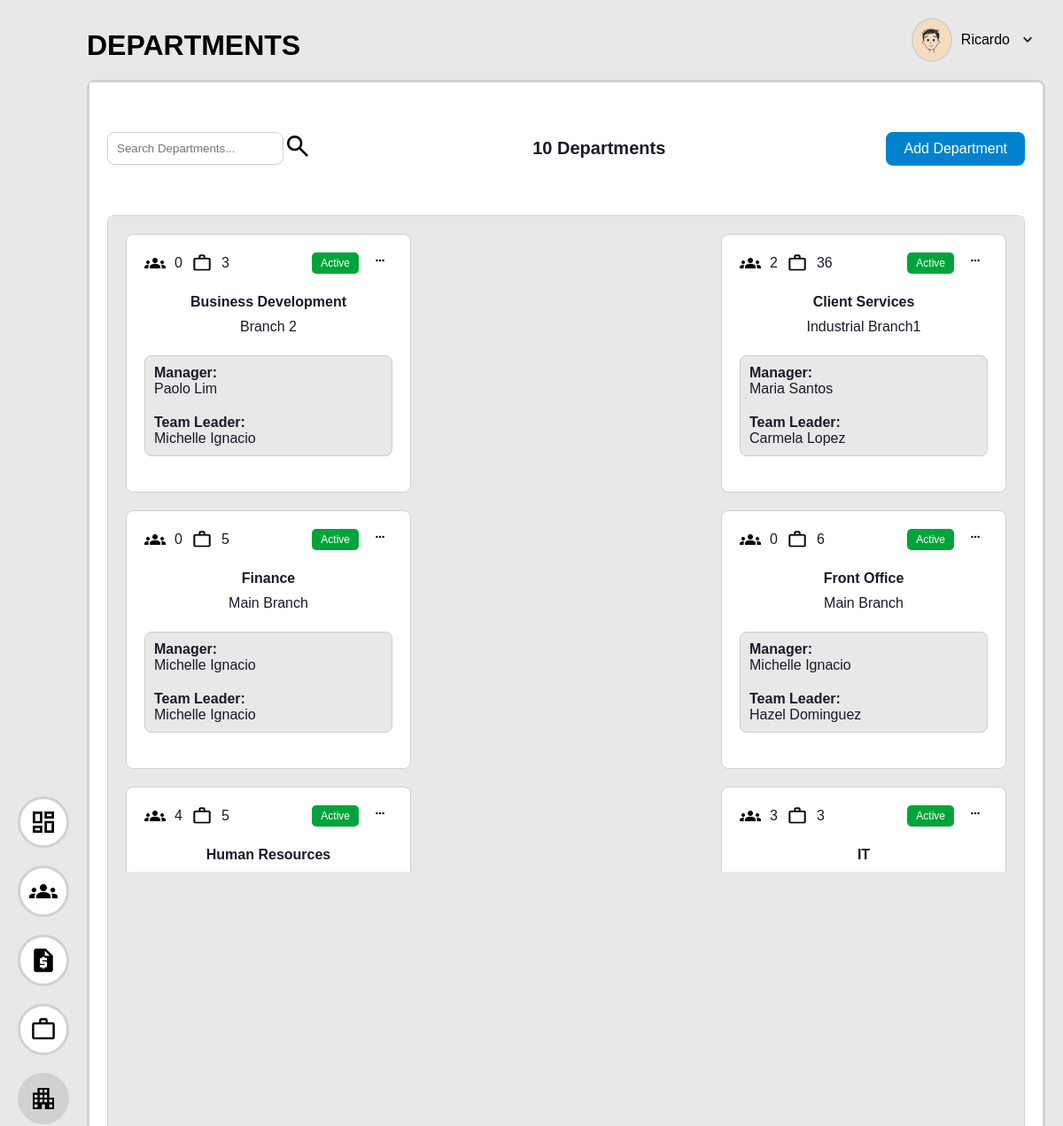
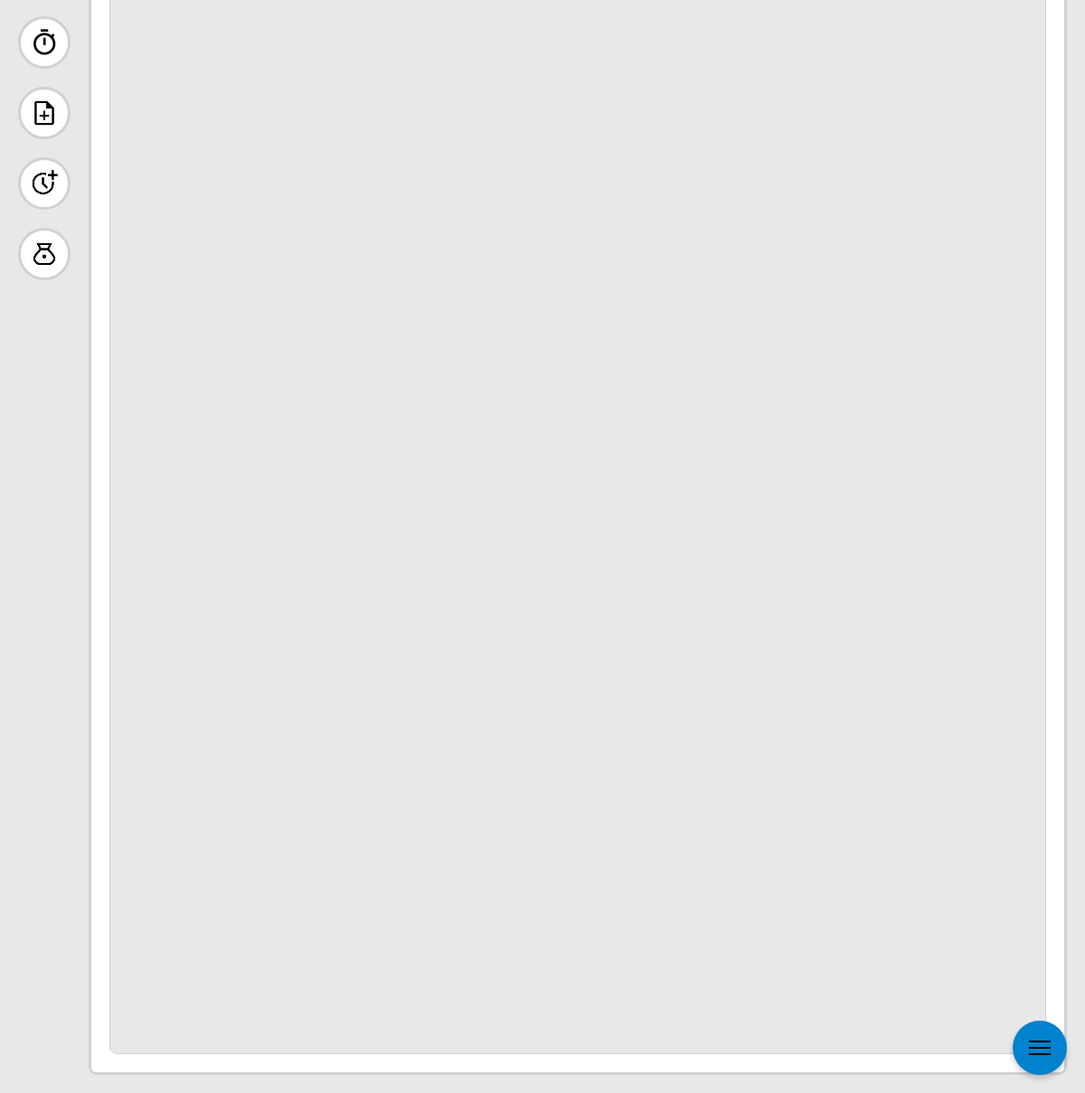
The app's page /departments.php (signed in) with its own data (2 pictures, top to bottom).
### tables this page shows
CREATE TABLE `employee` (
  `employee_id` int(11) NOT NULL,
  `user_account_id` int(11) NOT NULL,
  `first_name` varchar(255) NOT NULL,
  `last_name` varchar(255) NOT NULL,
  `middle_name` varchar(255) DEFAULT NULL,
  `mobile` varchar(20) DEFAULT NULL,
  `gender` enum('Male','Female','Other') DEFAULT NULL,
  `street` varchar(255) DEFAULT NULL,
  `barangay` varchar(100) DEFAULT NULL,
  `city` varchar(100) DEFAULT 'Iligan City',
  `province` varchar(100) DEFAULT 'Lanao del Norte',
  `status` enum('Active','Inactive','Terminated','Resigned') NOT NULL DEFAULT 'Active',
  `email` varchar(255) DEFAULT NULL,
  `dob` date DEFAULT NULL,
  `hire_date` date NOT NULL DEFAULT current_timestamp(),
  `civil_status` enum('Single','Married','Widowed','Separated') DEFAULT NULL,
  `job_id` int(11) DEFAULT NULL,
  `sss_number` varchar(20) DEFAULT NULL,
  `philhealth_number` varchar(20) DEFAULT NULL,
  `pagibig_number` varchar(20) DEFAULT NULL,
  `tin_number` varchar(20) DEFAULT NULL,
  `manager_id` int(11) DEFAULT NULL,
  `team_leader_id` int(11) DEFAULT NULL,
  `emergency_contact_name` varchar(255) DEFAULT NULL,
  `emergency_contact_number` varchar(20) DEFAULT NULL,
  `emergency_contact_relationship` varchar(100) DEFAULT NULL,
  `date_created` timestamp NOT NULL DEFAULT current_timestamp(),
  `date_modified` timestamp NOT NULL DEFAULT current_timestamp() ON UPDATE current_timestamp(),
  `setup` tinyint(1) DEFAULT 0
);

CREATE TABLE `department` (
  `department_id` int(11) NOT NULL,
  `department_name` varchar(255) NOT NULL,
  `manager_id` int(11) DEFAULT NULL,
  `team_leader_id` int(11) DEFAULT NULL,
  `branch` varchar(255) DEFAULT NULL,
  `status` enum('Active','Inactive') NOT NULL DEFAULT 'Active',
  `date_modified` timestamp NOT NULL DEFAULT current_timestamp() ON UPDATE current_timestamp(),
  `date_created` timestamp NOT NULL DEFAULT current_timestamp()
);

### departments.php (the view, shortened to what this page needs)
<?php
include 'includes/database.php';
$searchTerm = '';
try {
    if (!empty($searchTerm)) {
        $sql = "SELECT
                    d.department_id,
                    d.department_name,
                    d.branch,
                    d.status AS department_status,
                    tl.employee_id AS team_leader_id,
                    tl.first_name AS team_leader_first_name,
                    tl.last_name AS team_leader_last_name,
                    m.employee_id AS manager_id,
                    m.first_name AS manager_first_name,
                    m.last_name AS manager_last_name,
                    COUNT(CASE WHEN j.status = 'Active' THEN j.job_id END) AS active_job_count,
                    COUNT(CASE WHEN j.status = 'Active' AND e.status = 'Active' THEN e.employee_id END) AS active_employee_count
                FROM department d
                LEFT JOIN employee tl ON d.team_leader_id = tl.employee_id
                LEFT JOIN employee m ON d.manager_id = m.employee_id
                LEFT JOIN job j ON d.department_id = j.department_id
                LEFT JOIN employee e ON j.job_id = e.job_id
                WHERE
                    d.department_name LIKE :search
                    OR d.branch LIKE :search
                    OR d.status LIKE :search
                    OR tl.first_name LIKE :search
                    OR tl.last_name LIKE :search
                    OR m.first_name LIKE :search
                    OR m.last_name LIKE :search
                    OR j.job_name LIKE :search
                    OR j.description LIKE :search
                    OR CAST(j.salary AS CHAR) LIKE :search
                    OR j.salary_frequency LIKE :search
                    OR j.status LIKE :search
                    OR e.first_name LIKE :search
                    OR e.last_name LIKE :search
                    OR e.status LIKE :search
                GROUP BY d.department_id, d.department_name, d.branch, d.status, tl.employee_id, tl.first_name, tl.last_name, m.employee_id, m.first_name, m.last_name
                ORDER BY d.department_name";
        $stmt = $pdo->prepare($sql);
        $stmt->bindValue(':search', "%" . $searchTerm . "%", PDO::PARAM_STR);
    } else {
        $sql = "SELECT
                    d.department_id,
                    d.department_name,
                    d.branch,
                    d.status AS department_status,
                    tl.employee_id AS team_leader_id,
                    tl.first_name AS team_leader_first_name,
                    tl.last_name AS team_leader_last_name,
                    m.employee_id AS manager_id,
                    m.first_name AS manager_first_name,
                    m.last_name AS manager_last_name,
                    (SELECT COUNT(*)
                    FROM job j
                    WHERE j.department_id = d.department_id
                    AND j.status = 'Active') AS active_job_count,
                    (SELECT COUNT(*)
                    FROM employee e
                    JOIN job j2 ON e.job_id = j2.job_id
                    WHERE j2.department_id = d.department_id
                    AND e.status = 'Active') AS active_employee_count
                FROM department d
                LEFT JOIN employee tl ON d.team_leader_id = tl.employee_id
                LEFT JOIN employee m ON d.manager_id = m.employee_id
                ORDER BY d.department_name;
                ";
        $stmt = $pdo->prepare($sql);
    }
    $stmt->execute();
    $departments = $stmt->fetchAll(PDO::FETCH_ASSOC);
} catch (Exception $e) {
    die("Error loading data: " . $e->getMessage());
}
?>
<html>
<head>
    <link rel="stylesheet" href="style.css" />
</head>
<body class="font-medium">
    <div class="dashboard-background">
        <div class="dashboard-container">
            <div class="dashboard-navigation">
                <?php include('includes/navigation.php') ?>
            </div>
            <div class="dashboard-content">
                <div class="dashboard-content-item1">
                    <div class="dashboard-content-header font-black">
                        <h1>DEPARTMENTS</h1>
                    </div>
                    <div id="logout-admin" class="dashboard-content-header font-medium">
                        <?php include('includes/header-avatar.php') ?>
                    </div>
                </div>
                <div class="employee-main-content" style="padding: 0; border: 0;">
                    <div class="employee-display" style="background: var(--color-base-200); border: 0">
                        <div class="jobs-bottom-container">
                            <div id="Tab1" class="tabcontent" role="tabpanel">
                                <div class="job-display-container">
                                    <div class="flex flex-row space-between align-center">
                                        <form class="flex flex-row" method="GET" action="departments.php"
                                            style="margin:0">
                                            <input type="text" id="job_search" name="search"
                                                placeholder="Search Departments..."
                                                value="<?php echo isset($_GET['search']) ? htmlspecialchars($_GET['search']) : '' ?>">
                                            <div><img height="32px" width="32px"
                                                    src="assets/images/icons/search-icon.png" alt="Search">
                                            </div>
                                        </form>
                                        <div class="font-bold font-size-20">
                                            <?php
                                            $deptCount = isset($departments) ? count($departments) : 0;
                                            echo $deptCount . " Department" . ($deptCount >= 1 ? "s" : "");
                                            ?>
                                        </div>
                                        <div><button id="add-job-btn" onclick="addJobModal()">Add Department</button>
                                        </div>
                                    </div>
                                    <div class="jobs-list-container">
                                        <div id="search-results" class="jobs-list">
                                            <?php
                                            foreach ($departments as $department) {
                                                ?>
                                                <div id="job-<?php echo json_encode($department['department_id']); ?>"
                                                    class="job-record"
                                                    onclick="showDetailDialog(<?php echo json_encode($department['department_id']) ?>)"
                                                    data-job='<?php echo json_encode($department); ?>'>
                                                    <div id="job-display-top" class="flex flex-row space-between gap-10">
                                                        <div class="flex flex-row align-center gap-10">
                                                            <div class="flex flex-row space-between align-center gap-10">
                                                                <img src="assets/images/icons/employees-icon.png"
                                                                    alt="Employees" height="24">
                                                                <p style="margin: 0">
                                                                    <?php echo $department['active_employee_count'] ?>
                                                                </p>
                                                            </div>
                                                            <div class="flex flex-row space-between align-center gap-10">
                                                                <img src="assets/images/icons/work-icon.png" alt="Employees"
                                                                    height="24">
                                                                <p style="margin: 0">
                                                                    <?php echo $department['active_job_count'] ?>
                                                                </p>
                                                            </div>
                                                        </div>
                                                        <div class="flex flex-row flex-end gap-10">
                                                            <?php
                                                            if ($department['department_status'] == 'Active') {
                                                                echo '<div class="job-status-active">' . htmlspecialchars($department["department_status"]) . '</div>';
                                                            } else {
                                                                echo '<div class="job-status-inactive">' . htmlspecialchars($department["department_status"]) . '</div>';
                                                            }
                                                            ?>
                                                            <div>
                                                                <button id="job-edit-button">
                                                                    <img src="assets/images/icons/more-icon.png"
                                                                        height="16px" alt="">
                                                                </button>
                                                            </div>
                                                        </div>
                                                    </div>
                                                    <div class="flex flex-column justify-center align-center gap-10"
                                                        style="flex-direction: column;">
                                                        <div class="font-bold" style="text-align: center;">
                                                            <?= htmlspecialchars($department["department_name"]); ?>
                                                        </div>
                                                        <div style="color:var(--color-base-content)">
                                                            <?= htmlspecialchars($department["branch"]); ?>
                                                        </div>
                                                    </div>
                                                    <div class="flex flex-row space-between other-job-info">
                                                        <div class="flex flex-row space-between gap-20">
                                                            <div style="width:100%;">
                                                                <p class="font-bold" style="margin: 0">Manager:</p>
                                                                <?php if (isset($department["manager_first_name"]) && isset($department["manager_last_name"])): ?>
                                                                    <?= htmlspecialchars($department["manager_first_name"] . " " . $department['manager_last_name']); ?>
                                                                <?php else: ?>
                                                                    Not Assigned
                                                                <?php endif; ?>
                                                            </div>
                                                        </div>
                                                        <div class="flex flex-column justify-center align-start">
                                                            <div>
                                                                <p class="font-bold" style="margin: 0">Team Leader:</p>
                                                                <?php if (isset($department["team_leader_first_name"]) && isset($department["team_leader_last_name"])): ?>
                                                                    <?= htmlspecialchars($department["team_leader_first_name"] . " " . $department['team_leader_last_name']); ?>
                                                                <?php else: ?>
                                                                    Not Assigned
                                                                <?php endif; ?>
                                                            </div>
                                                        </div>
                                                    </div>
                                                </div>
                                                <?php
                                            }
                                            ?>
                                        </div>
                                    </div>
                                </div>
                            </div>
                        </div>
                    </div>
                </div>
            </div>
        </div>
    </div>
</body>
</html>

### includes/header-avatar.php (shortened to what this page needs)
<?php
include 'includes/database.php';
$user_account_id = (int) $_SESSION["user_account_id"];
try {
    $sql = "SELECT first_name, last_name FROM employee WHERE user_account_id = :user_account_id";
    $stmt = $pdo->prepare($sql);
    $stmt->execute([':user_account_id' => $user_account_id]);
    $userInfo = $stmt->fetch(PDO::FETCH_ASSOC);
    if ($userInfo) {
        $first_name = $userInfo['first_name'];
    }
} catch (PDOException $e) {
    echo "Error fetching user information: " . $e->getMessage();
}
?>
<div id="profile-dropdown-trigger" class="flex flex-row flex-end gap-10 ">
    <img class="dashboard-content-header-img" src="assets/images/avatars/<?php echo $_SESSION['avatar'] ?>"
        alt="avatar">
    <div class="flex flex-row justify-center align-center gap-10">
        <div>
            <p><?php echo $first_name ?>
        </div>
        <div><img height="20px" width="20px" src="assets/images/icons/arrow-down-icon.png" alt=""></div>
    </div>
</div>
<?php include('includes/fob.php') ?>

### records on screen
employee: first_name "Ricardo"
department: active_employee_count "0", active_job_count "3", status "Active", department_name "Business Development", branch "Branch 2", manager.last_name "Paolo Lim", team_leader.last_name "Michelle Ignacio"
department: active_employee_count "2", active_job_count "36", status "Active", department_name "Client Services", branch "Industrial Branch1", manager.last_name "Maria Santos", team_leader.last_name "Carmela Lopez"
department: active_employee_count "0", active_job_count "5", status "Active", department_name "Finance", branch "Main Branch", manager.last_name "Michelle Ignacio"
department: active_employee_count "0", active_job_count "6", status "Active", department_name "Front Office", branch "Main Branch", manager.last_name "Michelle Ignacio", team_leader.last_name "Hazel Dominguez"
department: active_employee_count "4", active_job_count "5", status "Active", department_name "Human Resources"
department: active_employee_count "3", active_job_count "3", status "Active", department_name "IT"

### other values on screen
$deptCount "10"
